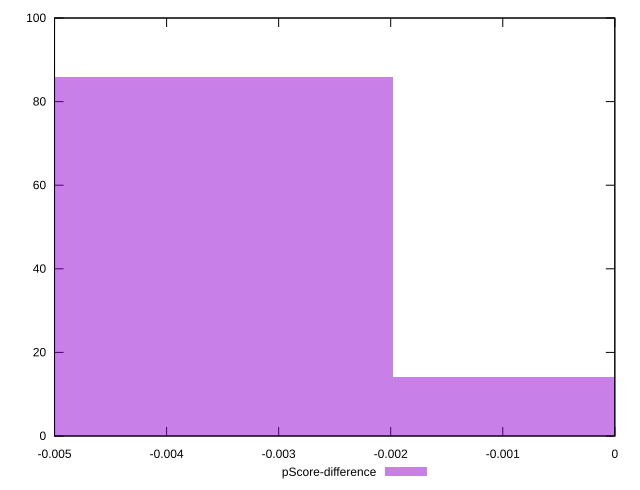

Write the gnuplot code that produced this figure.
reset

$pScoreDifference <<EOF
-0.003954794311476351 86
0 14
EOF

set key outside below
set boxwidth 0.003954794311476351
set xrange [-0.0050000000000000044:0]
set yrange [0:100]
set trange [0:100]
set style fill transparent solid 0.5 noborder
set terminal svg size 640, 490 enhanced background rgb 'white'
set output "report_00026_2021-02-22T21:38:55.199Z/unused-css-rules/samples/pages+cached+noadtech+nomedia/pScore-difference/histogram.svg"

plot $pScoreDifference title "pScore-difference" with boxes

reset
